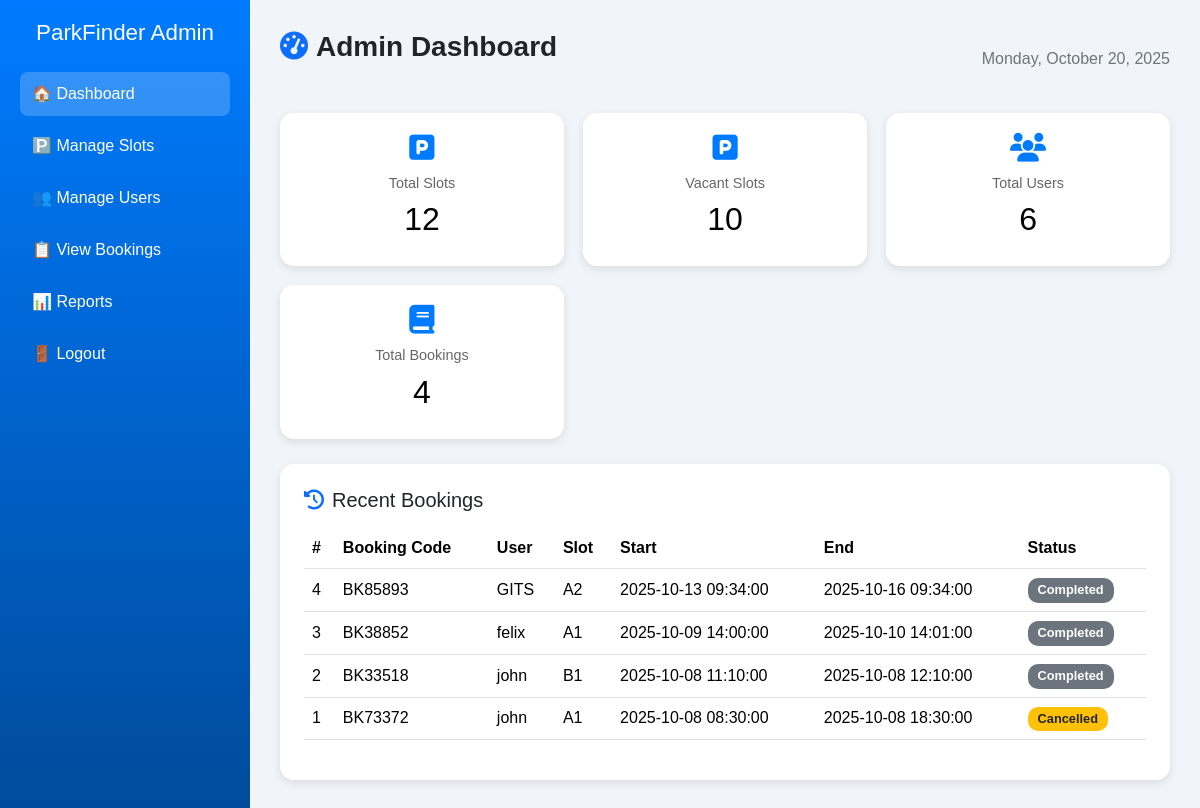
/admin/admin_dashboard.php (signed in), run on the app's committed database.
### tables this page shows
CREATE TABLE `bookings` (
  `id` int(11) NOT NULL,
  `booking_code` varchar(50) NOT NULL,
  `checkin_time` datetime DEFAULT NULL,
  `checkout_time` datetime DEFAULT NULL,
  `total_fee` decimal(10,2) DEFAULT 0.00,
  `user_id` int(11) NOT NULL,
  `slot_id` int(11) NOT NULL,
  `vehicle_no` varchar(50) DEFAULT NULL,
  `vehicle_type` enum('motorcycle','car','van','truck') DEFAULT 'car',
  `start_time` datetime NOT NULL,
  `end_time` datetime DEFAULT NULL,
  `amount_paid` decimal(10,2) DEFAULT 0.00,
  `status` enum('reserved','active','completed','cancelled','no_show') DEFAULT 'reserved',
  `price` decimal(10,2) DEFAULT 0.00,
  `paid` tinyint(1) DEFAULT 0,
  `payment_method` varchar(50) DEFAULT NULL,
  `receipt_url` varchar(255) DEFAULT NULL,
  `qr_image` varchar(255) DEFAULT NULL,
  `created_at` timestamp NOT NULL DEFAULT current_timestamp(),
  `updated_at` timestamp NOT NULL DEFAULT current_timestamp() ON UPDATE current_timestamp()
);

CREATE TABLE `users` (
  `id` int(11) NOT NULL,
  `name` varchar(100) NOT NULL,
  `email` varchar(150) NOT NULL,
  `phone` varchar(30) DEFAULT NULL,
  `password_hash` varchar(255) NOT NULL,
  `role` enum('driver','attendant','admin') NOT NULL DEFAULT 'driver',
  `created_at` timestamp NOT NULL DEFAULT current_timestamp()
);

CREATE TABLE `parking_slots` (
  `id` int(11) NOT NULL,
  `slot_name` varchar(100) NOT NULL,
  `location` varchar(100) DEFAULT NULL,
  `branch_id` int(11) NOT NULL,
  `slot_code` varchar(50) NOT NULL,
  `type` enum('motorcycle','car','van','truck') DEFAULT 'car',
  `hourly_rate` decimal(10,2) NOT NULL DEFAULT 0.00,
  `status` enum('vacant','occupied','reserved','out_of_service') DEFAULT 'vacant',
  `created_at` timestamp NOT NULL DEFAULT current_timestamp()
);

### admin/admin_dashboard.php (the view, shortened to what this page needs)
<?php
require_once __DIR__ . '/../src/db.php';
$totalSlots = $pdo->query("SELECT COUNT(*) FROM parking_slots")->fetchColumn();
$vacantSlots = $pdo->query("SELECT COUNT(*) FROM parking_slots WHERE status='vacant'")->fetchColumn();
$totalUsers = $pdo->query("SELECT COUNT(*) FROM users")->fetchColumn();
$totalBookings = $pdo->query("SELECT COUNT(*) FROM bookings")->fetchColumn();
$bookings = $pdo->query("
    SELECT b.id, b.booking_code, u.name AS user_name, s.slot_name, b.start_time, b.end_time, b.status
    FROM bookings b
    JOIN users u ON b.user_id = u.id
    JOIN parking_slots s ON b.slot_id = s.id
    ORDER BY b.id DESC LIMIT 10
")->fetchAll();
?>
<!DOCTYPE html>
<html lang="en">
<head>
  <link href="https://cdn.jsdelivr.net/npm/bootstrap@5.3.3/dist/css/bootstrap.min.css" rel="stylesheet">
  <link href="https://cdnjs.cloudflare.com/ajax/libs/font-awesome/6.5.0/css/all.min.css" rel="stylesheet">
</head>
<body>
  <div class="sidebar">
    <h2>ParkFinder Admin</h2>
    <a href="admin_dashboard.php" class="active">🏠 Dashboard</a>
    <a href="manage_slots.php">🅿️ Manage Slots</a>
    <a href="manage_users.php">👥 Manage Users</a>
    <a href="view_bookings.php">📋 View Bookings</a>
    <a href="reports.php">📊 Reports</a>
    <a href="../public/logout.php">🚪 Logout</a>
  </div>
  <div class="main">
    <div class="d-flex justify-content-between align-items-center mb-4">
      <h3 class="page-title"><i class="fa-solid fa-gauge-high me-2 text-primary"></i>Admin Dashboard</h3>
      <span class="text-secondary"><?= date('l, F j, Y'); ?></span>
    </div>
    <div class="stats-grid">
      <div class="stat-card">
        <i class="fa-solid fa-square-parking stat-icon"></i>
        <h6>Total Slots</h6>
        <h2><?= htmlspecialchars($totalSlots) ?></h2>
      </div>
      <div class="stat-card">
        <i class="fa-solid fa-parking stat-icon"></i>
        <h6>Vacant Slots</h6>
        <h2><?= htmlspecialchars($vacantSlots) ?></h2>
      </div>
      <div class="stat-card">
        <i class="fa-solid fa-users stat-icon"></i>
        <h6>Total Users</h6>
        <h2><?= htmlspecialchars($totalUsers) ?></h2>
      </div>
      <div class="stat-card">
        <i class="fa-solid fa-book stat-icon"></i>
        <h6>Total Bookings</h6>
        <h2><?= htmlspecialchars($totalBookings) ?></h2>
      </div>
    </div>
    <div class="card p-4">
      <h5 class="mb-3"><i class="fa-solid fa-clock-rotate-left me-2 text-primary"></i>Recent Bookings</h5>
      <div class="table-responsive">
        <table class="table table-hover align-middle">
          <thead>
            <tr>
              <th>#</th>
              <th>Booking Code</th>
              <th>User</th>
              <th>Slot</th>
              <th>Start</th>
              <th>End</th>
              <th>Status</th>
            </tr>
          </thead>
          <tbody>
            <?php foreach ($bookings as $b): ?>
              <tr>
                <td><?= htmlspecialchars($b['id']) ?></td>
                <td><?= htmlspecialchars($b['booking_code']) ?></td>
                <td><?= htmlspecialchars($b['user_name']) ?></td>
                <td><?= htmlspecialchars($b['slot_name']) ?></td>
                <td><?= htmlspecialchars($b['start_time']) ?></td>
                <td><?= htmlspecialchars($b['end_time']) ?></td>
                <td>
                  <?php
                    $badgeClass = match($b['status']) {
                      'active' => 'bg-success',
                      'completed' => 'bg-secondary',
                      default => 'bg-warning text-dark'
                    };
                  ?>
                  <span class="badge <?= $badgeClass ?>">
                    <?= htmlspecialchars(ucfirst($b['status'])) ?>
                  </span>
                </td>
              </tr>
            <?php endforeach; ?>
          </tbody>
        </table>
      </div>
    </div>
  </div>
</body>
</html>

### admin/admin_dashboard.php (style rules this page uses)
body { display: flex; min-height: 100vh; background: #f1f5f9; font-family: 'Poppins', sans-serif; }
.sidebar { width: 250px; background: linear-gradient(180deg, #007bff, #004b9b); color: #fff; padding: 20px; flex-shrink: 0; }
.sidebar h2 { text-align: center; font-size: 1.4rem; margin-bottom: 25px; }
.sidebar a { display: block; color: #fff; padding: 10px 12px; text-decoration: none; border-radius: 8px; margin-bottom: 8px; transition: background 0.3s; }
.sidebar a:hover, .sidebar a.active { background: rgba(255, 255, 255, 0.2); }
.main { flex: 1; padding: 30px; }
.page-title { font-weight: 600; margin-bottom: 25px; }
.stats-grid { display: grid; grid-template-columns: repeat(auto-fit, minmax(220px, 1fr)); gap: 1.2rem; margin-bottom: 25px; }
.stat-card { background: #fff; border-radius: 14px; padding: 20px; box-shadow: 0 3px 8px rgba(0,0,0,0.1); text-align: center; transition: transform .2s, box-shadow .2s; }
.stat-icon { font-size: 1.8rem; color: #007bff; }
.stat-card h6 { color: #666; margin-top: 10px; font-size: 0.9rem; }
.stat-card h2 { font-size: 2rem; margin-top: 6px; color: #000; }
.card { border: none; border-radius: 14px; box-shadow: 0 3px 8px rgba(0,0,0,0.1); overflow: hidden; }
.table thead { background-color: #007bff; color: #fff; }
.badge { font-size: 0.8rem; padding: 6px 10px; border-radius: 10px; }

### data on the page
bookings: id "4", booking_code "BK85893", user.name "GITS", slot.slot_name "A2", start_time "2025-10-13 09:34:00", end_time "2025-10-16 09:34:00", status "Completed"
bookings: id "3", booking_code "BK38852", user.name "felix", slot.slot_name "A1", start_time "2025-10-09 14:00:00", end_time "2025-10-10 14:01:00", status "Completed"
bookings: id "2", booking_code "BK33518", user.name "john", slot.slot_name "B1", start_time "2025-10-08 11:10:00", end_time "2025-10-08 12:10:00", status "Completed"
bookings: id "1", booking_code "BK73372", user.name "john", slot.slot_name "A1", start_time "2025-10-08 08:30:00", end_time "2025-10-08 18:30:00", status "Cancelled"

### other printed values
$totalSlots "12"
$vacantSlots "10"
$totalUsers "6"
$totalBookings "4"
